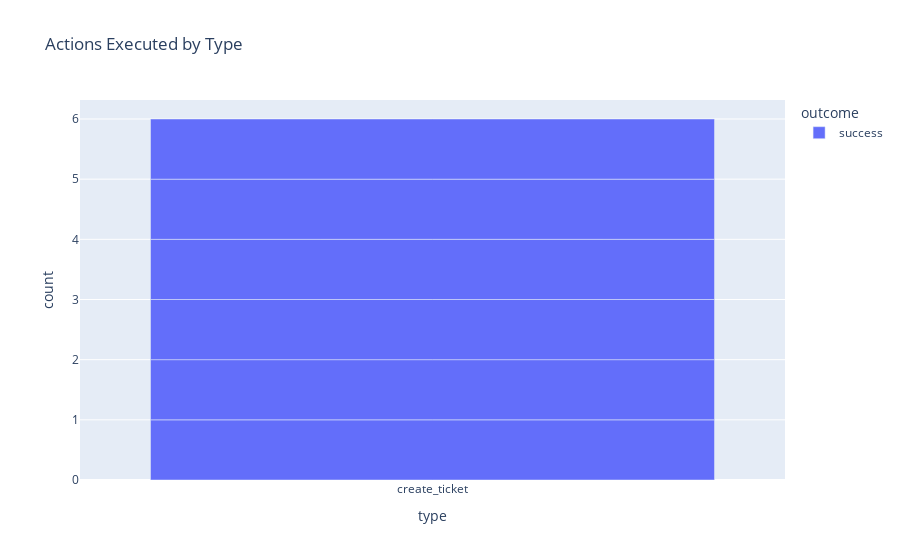

Here is the notebook cell this chart was saved with:
### Markdown cell above
## 5) Action Audit

### Code cell
df_actions = collector.get_actions()

if not df_actions.empty:
    # Parse nested result status if needed
    if 'result' in df_actions.columns:
        # Safe extraction
        df_actions['status_code'] = df_actions['result'].apply(lambda x: x.get('http_code') if isinstance(x, dict) else None)
        df_actions['outcome'] = df_actions['result'].apply(lambda x: x.get('status') if isinstance(x, dict) else None)

    fig_bar = px.bar(
        df_actions, 
        x="type", 
        color="outcome", 
        title="Actions Executed by Type",
        barmode="group"
    )
    fig_bar.show()
    
    print("Recent Actions:")
    
    # Handle missing timestamp column gracefully (Legacy logs compatibility)
    cols_to_show = ["action_id", "type", "outcome"]
    if "timestamp" in df_actions.columns:
        cols_to_show.insert(0, "timestamp")
        
    display(df_actions[cols_to_show].tail())
else:
    print("❌ No actions recorded.")

### Figure 1 — Plotly figure (JSON) as saved in the notebook; plotly's stock layout.template omitted (floating-point values rounded to 4 significant figures)
{"data": [{"alignmentgroup": "True", "hovertemplate": "outcome=success<br>type=%{x}<br>count=%{y}<extra></extra>", "legendgroup": "success", "marker": {"color": "#636efa", "pattern": {"shape": ""}}, "name": "success", "offsetgroup": "success", "orientation": "v", "showlegend": true, "textposition": "auto", "type": "bar", "x": ["create_ticket", "create_ticket", "create_ticket", "create_ticket", "create_ticket", "create_ticket"], "xaxis": "x", "y": [1, 1, 1, 1, 1, 1], "yaxis": "y"}], "layout": {"barmode": "group", "legend": {"title": {"text": "outcome"}, "tracegroupgap": 0}, "title": {"text": "Actions Executed by Type"}, "xaxis": {"anchor": "y", "domain": [0, 1], "title": {"text": "type"}}, "yaxis": {"anchor": "x", "domain": [0, 1], "title": {"text": "count"}}}}
